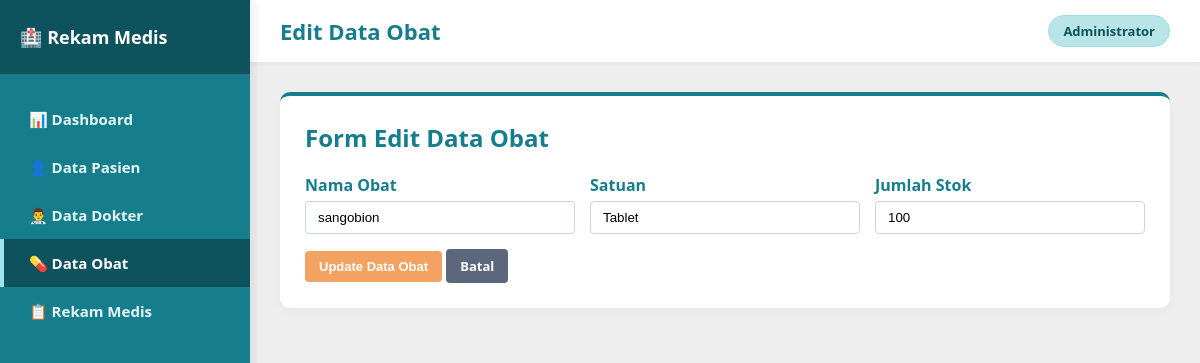
The page /rekam_medis/rekam_medis/obat/edit.php?id=3 on the database its author committed.
### tables this page shows
CREATE TABLE `obat` (
  `id_obat` int(11) NOT NULL,
  `nama_obat` varchar(100) NOT NULL,
  `satuan` varchar(30) NOT NULL,
  `stok` int(11) NOT NULL
);

### rekam_medis/rekam_medis/obat/edit.php (the view, shortened to what this page needs)
<?php
include '../koneksi.php';
$id = $_GET['id'];
$query = mysqli_query($conn, "SELECT * FROM obat WHERE id_obat='$id'");
$d = mysqli_fetch_assoc($query);
?>
<!DOCTYPE html>
<html lang="id">
<head>
    <link rel="stylesheet" href="../style.css">
</head>
<body>
    <aside class="sidebar">
        <div class="sidebar-header">
            <h2>🏥 Rekam Medis</h2>
        </div>
        <ul class="sidebar-menu">
            <li><a href="../index.php">📊 Dashboard</a></li>
            <li><a href="../pasien/index.php">👤 Data Pasien</a></li>
            <li><a href="../dokter/index.php">👨‍⚕️ Data Dokter</a></li>
            <li><a href="index.php" class="active">💊 Data Obat</a></li>
            <li><a href="../rekam_medis/index.php">📋 Rekam Medis</a></li>
        </ul>
    </aside>
    <main class="main-content">
        <div class="top-bar">
            <h1>Edit Data Obat</h1>
            <span class="user-badge">Administrator</span>
        </div>
        <div class="card">
            <h2>Form Edit Data Obat</h2>
            <form action="" method="POST">
                <div class="form-row">
                    <div class="form-group">
                        <label>Nama Obat</label>
                        <input type="text" name="nama_obat" value="<?= $d['nama_obat'] ?>" required>
                    </div>
                    <div class="form-group">
                        <label>Satuan</label>
                        <input type="text" name="satuan" value="<?= $d['satuan'] ?>" required>
                    </div>
                    <div class="form-group">
                        <label>Jumlah Stok</label>
                        <input type="number" name="stok" value="<?= $d['stok'] ?>" required min="0">
                    </div>
                </div>
                <div class="form-actions">
                    <button type="submit" name="update" class="btn btn-warning">Update Data Obat</button>
                    <a href="index.php" class="btn btn-secondary">Batal</a>
                </div>
            </form>
        </div>
    </main>
</body>
</html>

### rekam_medis/rekam_medis/style.css (style rules this page uses)
:root { --primary: #167D8D; --primary-dark: #0E525D; --secondary: #A0E0EF; --accent-light: #B9E4E8; --light-bg: #EEEEEE; --card-bg: #ffffff; --text-color: #2b2d42; --danger: #e63946; --warning: #f4a261; --sidebar-width: 250px; }
* { box-sizing: border-box; }
body { font-family: 'Segoe UI', Tahoma, Geneva, Verdana, sans-serif; background-color: var(--light-bg); color: var(--text-color); margin: 0; padding: 0; display: flex; min-height: 100vh; }
.sidebar { width: var(--sidebar-width); background-color: var(--primary); color: white; position: fixed; top: 0; bottom: 0; left: 0; display: flex; flex-direction: column; box-shadow: 4px 0 10px rgba(0,0,0,0.08); z-index: 100; }
.sidebar-header { padding: 25px 20px; background-color: var(--primary-dark); border-bottom: 1px solid rgba(255,255,255,0.15); }
.sidebar-header h2 { margin: 0; font-size: 18px; color: #ffffff; display: flex; align-items: center; gap: 10px; }
.sidebar-menu { list-style: none; padding: 20px 0; margin: 0; }
.sidebar-menu li a { display: flex; align-items: center; gap: 12px; padding: 14px 25px; color: #e5f6f8; text-decoration: none; font-weight: 600; font-size: 15px; transition: all 0.3s ease; border-left: 4px solid transparent; }
.sidebar-menu li a:hover, .sidebar-menu li a.active { background-color: var(--primary-dark); color: #ffffff; border-left-color: var(--secondary); }
.main-content { margin-left: var(--sidebar-width); flex: 1; padding: 30px; }
.top-bar { background: white; padding: 15px 30px; margin: -30px -30px 30px -30px; box-shadow: 0 2px 5px rgba(0,0,0,0.04); display: flex; justify-content: space-between; align-items: center; }
.top-bar h1 { margin: 0; font-size: 22px; color: var(--primary); }
.user-badge { background: var(--accent-light); color: var(--primary-dark); padding: 6px 14px; border-radius: 20px; font-weight: 600; font-size: 13px; border: 1px solid var(--secondary); }
.card { background: var(--card-bg); padding: 25px; border-radius: 10px; box-shadow: 0 4px 12px rgba(0,0,0,0.03); margin-bottom: 25px; border-top: 4px solid var(--primary); }
.card h2 { margin-top: 0; color: var(--primary); }
.btn { display: inline-block; padding: 8px 14px; background-color: var(--primary); color: white; border: none; border-radius: 4px; cursor: pointer; text-decoration: none; font-size: 13px; font-weight: 600; transition: 0.2s; }
.btn-warning { background-color: var(--warning); color: #ffffff; }
.btn-secondary { background-color: #5c677d; }
.form-group { margin-bottom: 15px; }
.form-group label { display: block; margin-bottom: 5px; font-weight: 600; color: var(--primary); }
.form-group input, .form-group select, .form-group textarea { width: 100%; padding: 8px 12px; border: 1px solid #cbd5e1; border-radius: 4px; box-sizing: border-box; }
.form-row { display: flex; gap: 15px; }
.form-row .form-group { flex: 1; }

### rows shown on the page
obat: nama_obat "sangobion", satuan "Tablet", stok "100"
